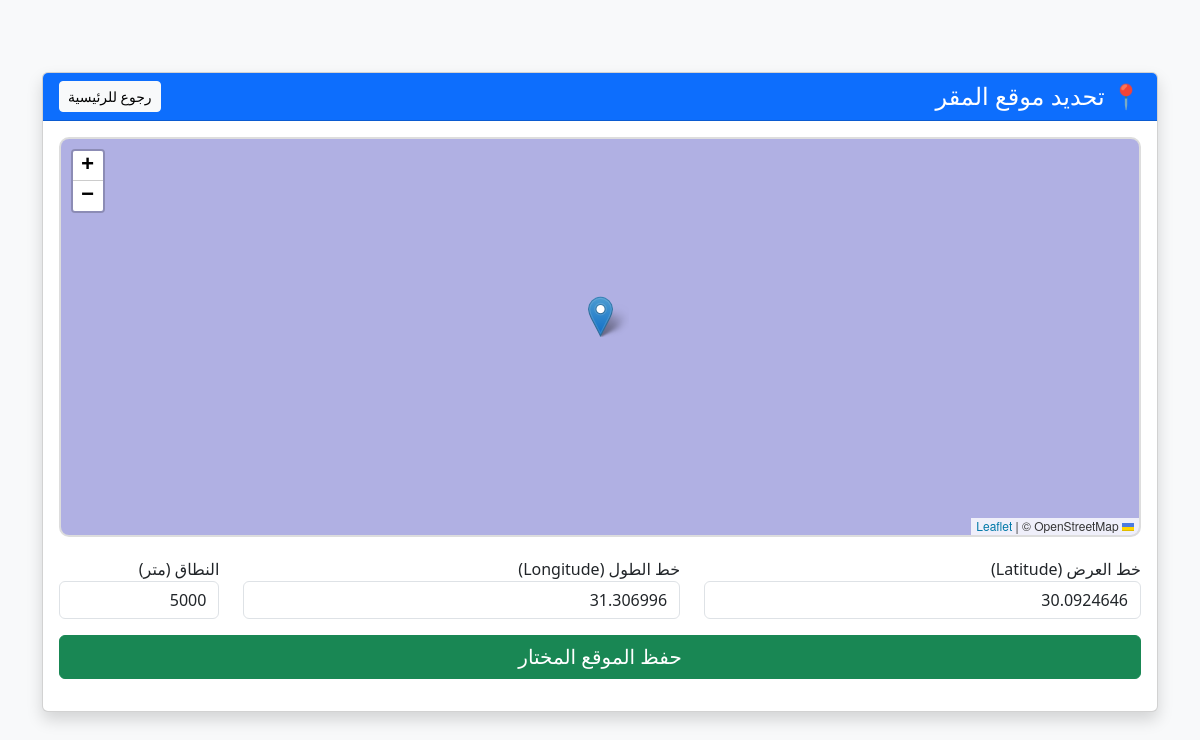
Page /admin/set_zone on the earlier database version.
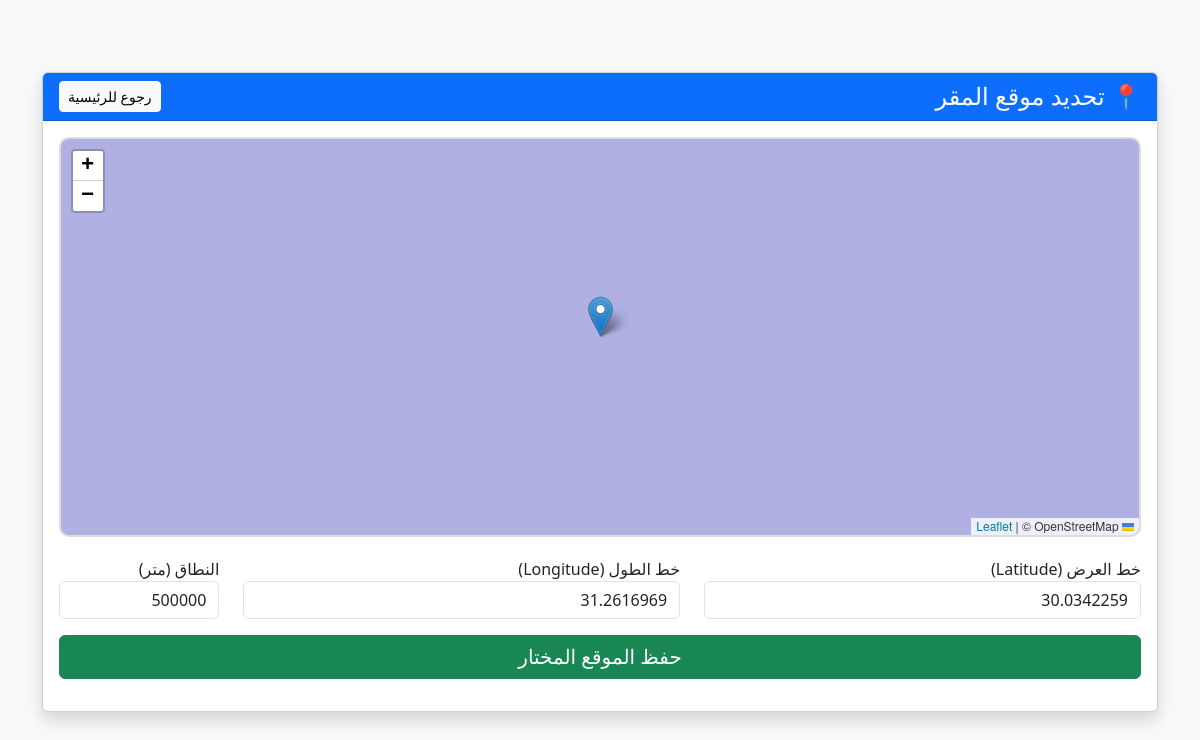
Same page on the later database version.
### models.py (models this page shows)
class TemplateAccessMixin:
    def __getitem__(self, key):
        value = getattr(self, key)
        if hasattr(value, "isoformat"):
            return value.isoformat()
        return value

class Settings(TemplateAccessMixin, db.Model):
    __tablename__ = "settings"
    id = db.Column(db.Integer, primary_key=True, default=1)
    lat = db.Column(db.Float)
    lng = db.Column(db.Float)
    radius = db.Column(db.Integer)

### routes_admin.py (the view)
    @app.route('/set_zone', methods=['GET', 'POST'])
    @app.route('/admin/set_zone', methods=['GET', 'POST'])
    def set_zone():
        if request.method == 'POST':
            z = db.session.get(Settings, 1) or Settings(id=1)
            z.lat, z.lng, z.radius = float(request.form.get('lat')), float(request.form.get('lng')), int(request.form.get('radius'))
            db.session.add(z); db.session.commit()
            return redirect(url_for('set_zone'))
        return render_template('set_zone.html', zone=db.session.get(Settings, 1))

### templates/set_zone.html (shortened to what this page needs)
﻿<!DOCTYPE html>
<html lang="ar" dir="rtl">
<head>
    <link href="https://cdn.jsdelivr.net/npm/bootstrap@5.3.0/dist/css/bootstrap.min.css" rel="stylesheet">
    <link rel="stylesheet" href="https://unpkg.com/leaflet@1.9.4/dist/leaflet.css" />
</head>
<body class="bg-light">
    <div class="container mt-5">
        <div class="card shadow">
            <div class="card-header bg-primary text-white d-flex justify-content-between align-items-center">
                <h4 class="m-0">📍 تحديد موقع المقر</h4>
                <a href="/dashboard" class="btn btn-sm btn-light">رجوع للرئيسية</a>
            </div>
            <div class="card-body">
                <div id="map"></div>
                <form action="/set_zone" method="POST">
                    <div class="row">
                        <div class="col-md-5 mb-3">
                            <label>خط العرض (Latitude)</label>
                            <input type="text" name="lat" id="lat" class="form-control" readonly required>
                        </div>
                        <div class="col-md-5 mb-3">
                            <label>خط الطول (Longitude)</label>
                            <input type="text" name="lng" id="lng" class="form-control" readonly required>
                        </div>
                        <div class="col-md-2 mb-3">
                            <label>النطاق (متر)</label>
                            <input type="number" name="radius" class="form-control" value="{{ zone.radius if zone else 100 }}" required>
                        </div>
                    </div>
                    <button type="submit" class="btn btn-success w-100 fs-5">حفظ الموقع المختار</button>
                </form>
            </div>
        </div>
    </div>
</body>
</html>

### templates/set_zone.html (style rules this page uses)
#map { height: 400px; width: 100%; border-radius: 10px; margin-bottom: 20px; border: 2px solid #ddd; }

Differences in the rows shown:
changed Settings: radius "5000" → "500000"
Other differences:
form field lat: "30.0924646" → "30.0342259"
form field lng: "31.306996" → "31.2616969"
